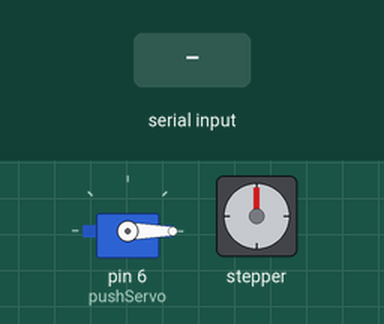
Simulated run of this sketch. Board: Arduino Uno, built with avr-gcc and run on an emulated ATmega328P. Shown: servo, stepper motor. Inputs (shaded band) come from the test bench. Stepper angles assume 2048 steps per turn; what the sketch prints to the serial monitor is not drawn.

Above: at 1.2 s.
1.3 s: "2" received over Serial
At 4.1 s:
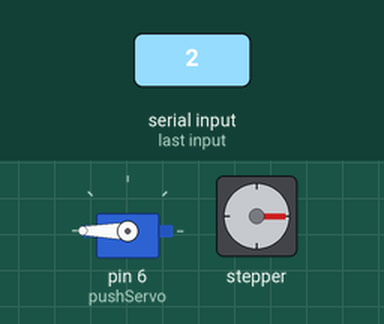
4.3 s: "3" received over Serial
At 7.2 s:
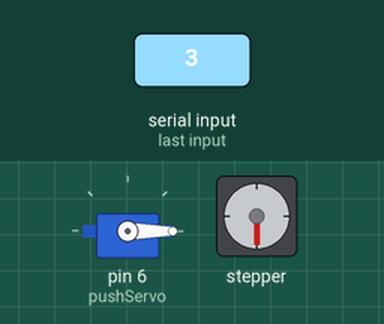
7.3 s: "4" received over Serial
At 13.7 s:
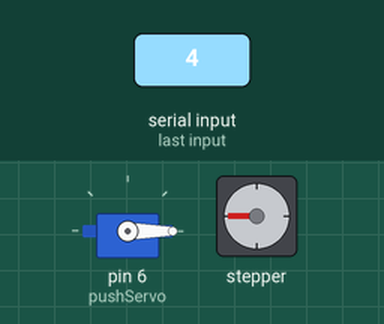
Timing chart, 0 to 15.2 s (numbered marks = the images above; inputs shaded):
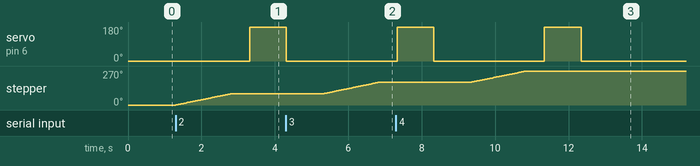

The sketch:

stepper_blue.ino
```cpp
#include <Servo.h>
#include <Stepper.h>

// ===== SERVO =====
Servo pushServo;
int servoPin = 9;

// ===== STEPPER =====
const int stepsPerRevolution = 2048;   // 28BYJ-48
Stepper myStepper(stepsPerRevolution, 8, 10, 9, 11);

// Positions
int currentPos = 0;

void setup() {
  Serial.begin(9600);

  // Servo setup
  pushServo.attach(6);
  pushServo.write(0);

  // Stepper setup
  myStepper.setSpeed(10);

  Serial.println("System Ready");
}

void loop() {
  if (Serial.available()) {
    char cmd = Serial.read();

    if (cmd == '1') {
      rotateTo(0);      // E-Waste
      pushWaste();
    }
    else if (cmd == '2') {
      rotateTo(90);    // Bio
      pushWaste();
    }
    else if (cmd == '3') {
      rotateTo(180);    // Non-Bio
      pushWaste();
    }
     else if (cmd == '4') {
      rotateTo(270);    // Non-Bio
      pushWaste();
    }
  }
}

void rotateTo(int targetAngle) {
  int stepMove = map(targetAngle - currentPos, -360, 360, -stepsPerRevolution, stepsPerRevolution);

  myStepper.step(stepMove);

  currentPos = targetAngle;

  delay(500);
}

void pushWaste() {
  pushServo.write(180);   // Push down
  delay(1000);

  pushServo.write(0);    // Back
  delay(1000);
}
```

Measured:
- after the input at 1.3 s, servo on pin 6 (pushServo): 0° → 180° after 2.0 s; stepper: turns 90° clockwise in 1.5 s, starting at once
- after the input at 4.3 s, stepper: turns 90° clockwise in 1.5 s, starting after 1.0 s
- after the input at 7.3 s, stepper: turns 90° clockwise in 1.5 s, starting after 2.0 s
